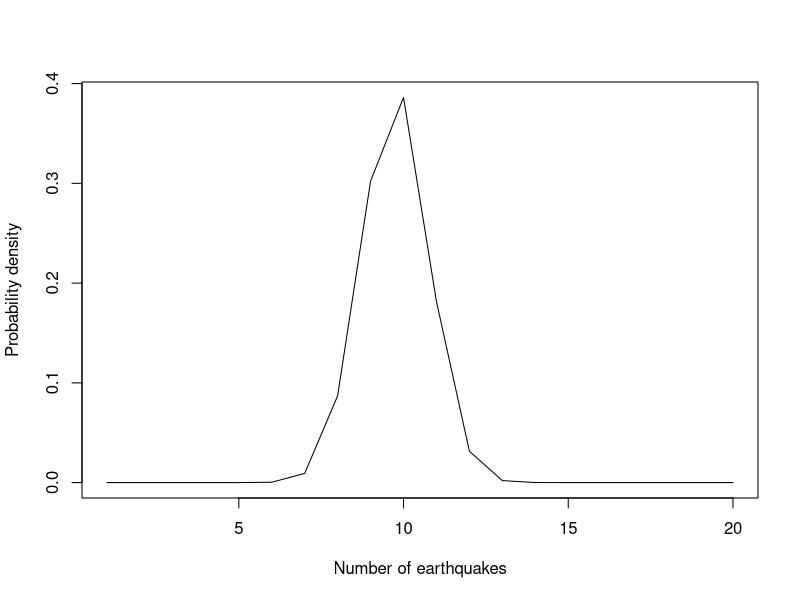
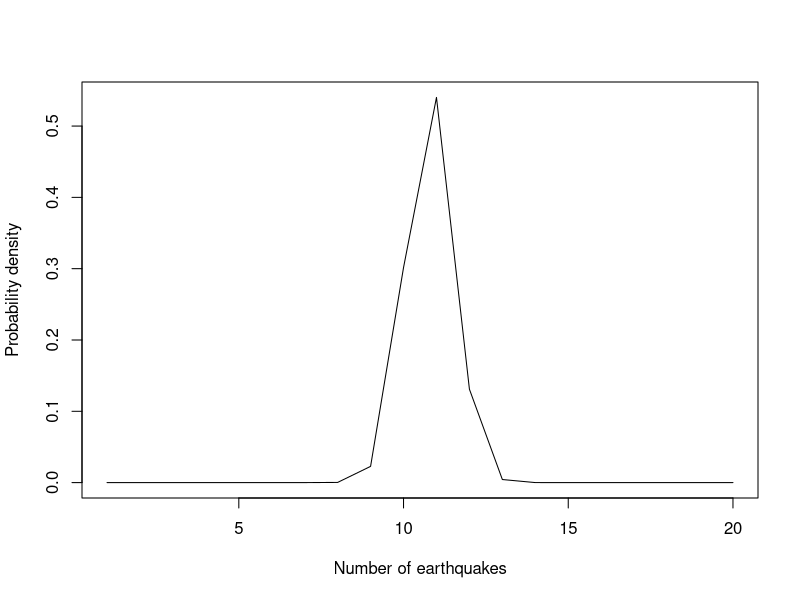
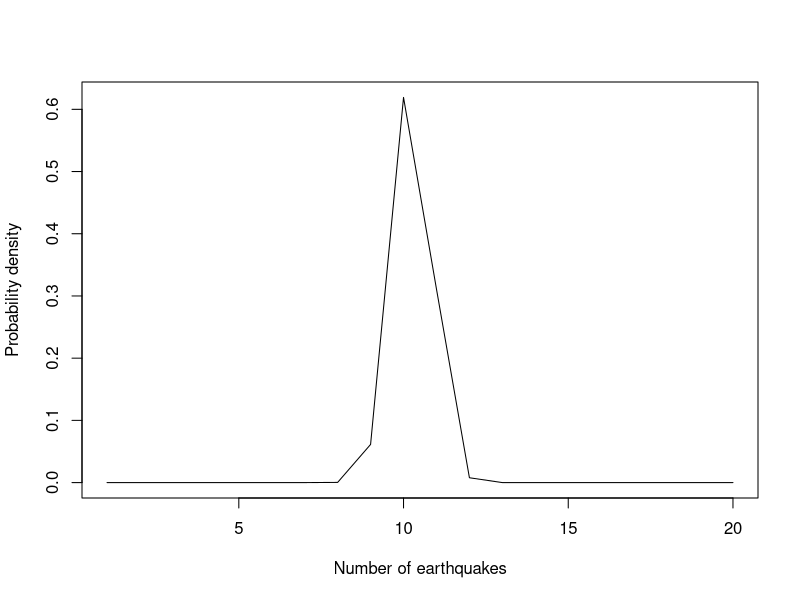
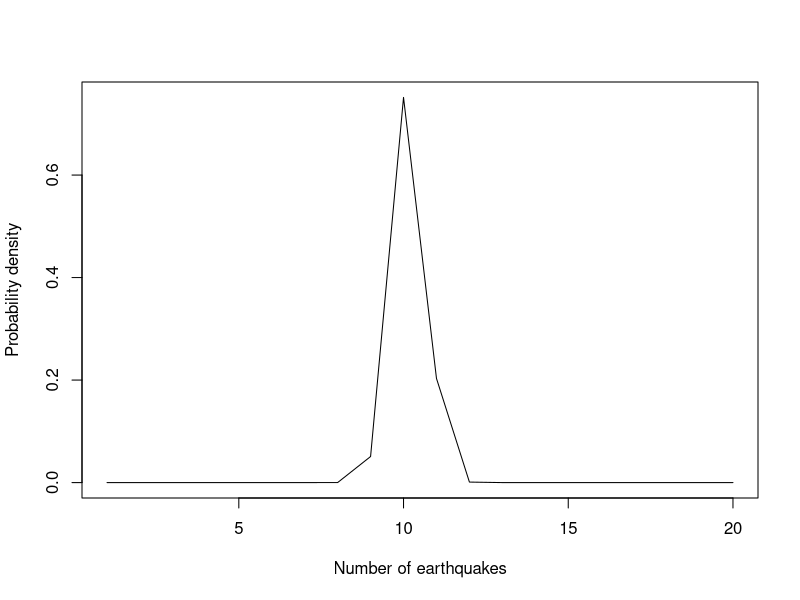
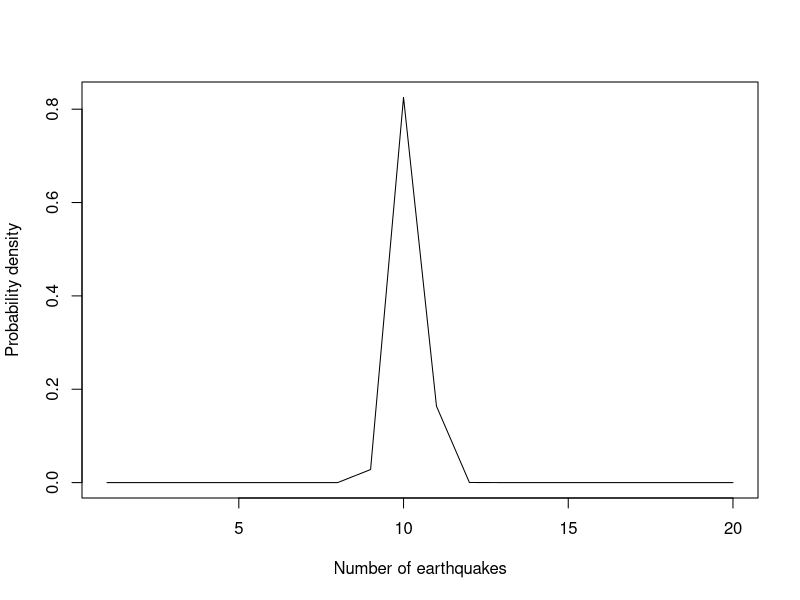
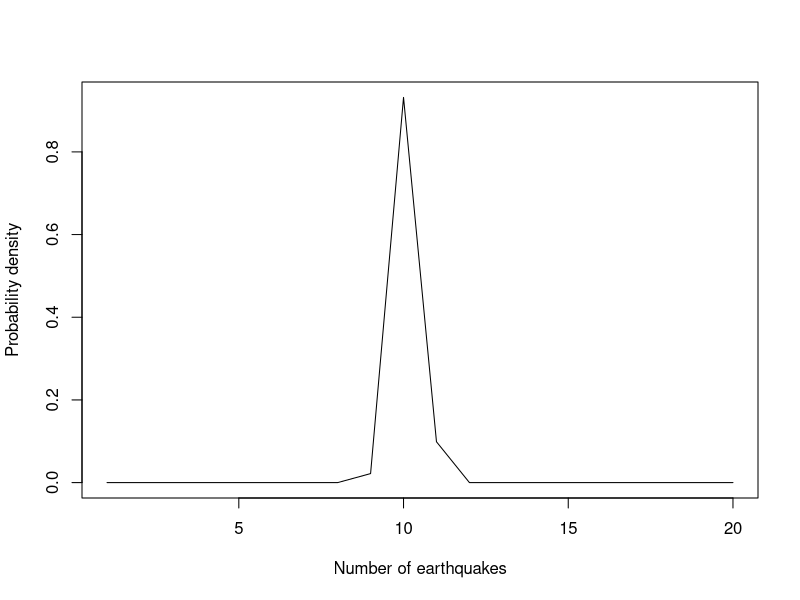
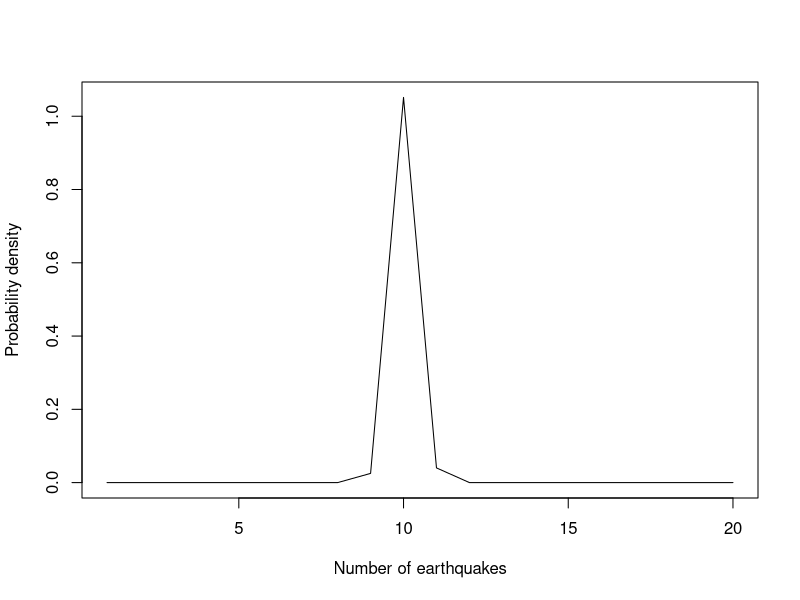
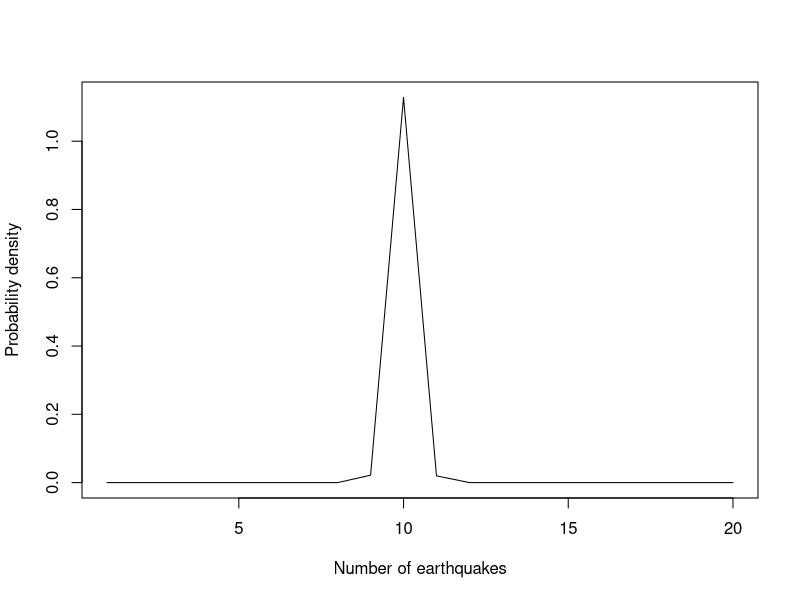

R code for these plots, in order:
n = 100 #number of months
prob <- NULL
obv <- NULL
for (i in 1:n){
	x <- rnorm(1,mean=10,sd=1) #sample i N(10,1) observations
	obv[i] <- x
	sampleMean <- mean(obv) #calculate sample mean
	pMean <- (sampleMean*i)/(10^-6+i) #calculate estimated mean
	pVariance <- 1/(10^-6+i) #calculate estimated variance
	range = c(1:20) #simulate density over this range
	prob <- dnorm(range,mean=pMean,sd=sqrt(pVariance)) #density
	print(paste("Number of earthquakes observed: ",x,"expected number of earthquakes in month ",i,": ",pMean))
	plot(range,prob,type='l',xlab="Number of earthquakes",ylab="Probability density") #plot distribution so far
	readline() #advance program for next month
}
#pMean is the final expected value of the posterior distribution and is equal to the sampleMean = 10.12726